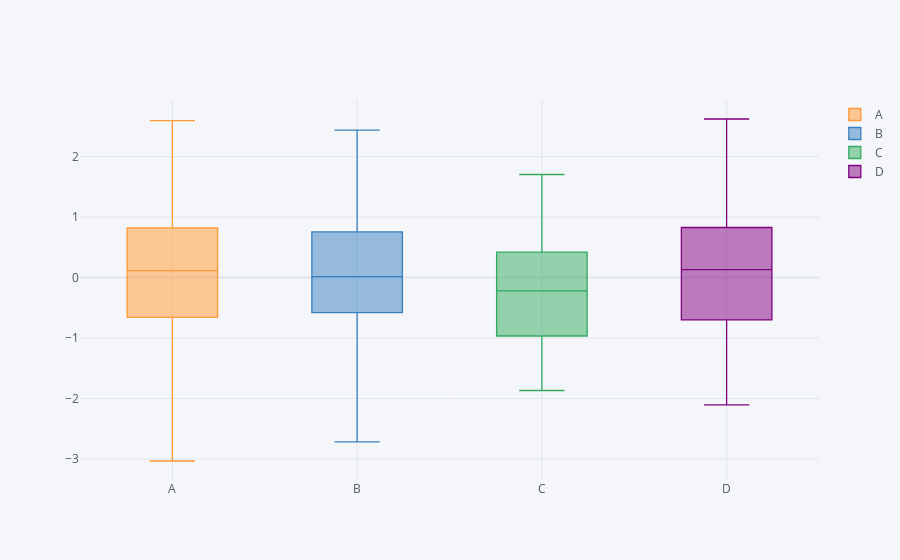

The code cell stored with this chart in its notebook:
### Markdown cell above
# Boxplots

### Code cell
df.iplot(kind = 'box')
